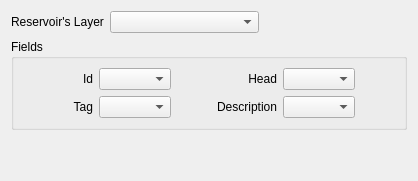
           <widget class="QWidget" name="tabReservoirs">
            <attribute name="title">
             <string>Reservoirs</string>
            </attribute>
            <layout class="QGridLayout" name="gridLayout_20">
             <item row="0" column="0">
              <layout class="QGridLayout" name="gridLayout_18">
               <item row="0" column="0">
                <layout class="QHBoxLayout" name="horizontalLayout_33">
                 <item>
                  <widget class="QLabel" name="label_58">
                   <property name="text">
                    <string>Reservoir's Layer</string>
                   </property>
                  </widget>
                 </item>
                 <item>
                  <widget class="QComboBox" name="cbReservoirLayer">
                   <property name="sizePolicy">
                    <sizepolicy hsizetype="Expanding" vsizetype="Fixed">
                     <horstretch>0</horstretch>
                     <verstretch>0</verstretch>
                    </sizepolicy>
                   </property>
                  </widget>
                 </item>
                 <item>
                  <spacer name="horizontalSpacer_29">
                   <property name="orientation">
                    <enum>Qt::Horizontal</enum>
                   </property>
                   <property name="sizeHint" stdset="0">
                    <size>
                     <width>40</width>
                     <height>20</height>
                    </size>
                   </property>
                  </spacer>
                 </item>
                </layout>
               </item>
               <item row="1" column="0">
                <widget class="QGroupBox" name="gbReservoirs">
                 <property name="sizePolicy">
                  <sizepolicy hsizetype="Expanding" vsizetype="Fixed">
                   <horstretch>0</horstretch>
                   <verstretch>0</verstretch>
                  </sizepolicy>
                 </property>
                 <property name="title">
                  <string>Fields</string>
                 </property>
                 <layout class="QGridLayout" name="gridLayout_19">
                  <item row="0" column="0">
                   <layout class="QGridLayout" name="gridLayout_29">
                    <item row="0" column="3">
                     <widget class="QComboBox" name="cbReservoir_TotHead">
                      <property name="sizePolicy">
                       <sizepolicy hsizetype="Expanding" vsizetype="Fixed">
                        <horstretch>0</horstretch>
                        <verstretch>0</verstretch>
                       </sizepolicy>
                      </property>
                     </widget>
                    </item>
                    <item row="0" column="1">
                     <widget class="QComboBox" name="cbReservoir_Id">
                      <property name="sizePolicy">
                       <sizepolicy hsizetype="Expanding" vsizetype="Fixed">
                        <horstretch>0</horstretch>
                        <verstretch>0</verstretch>
                       </sizepolicy>
                      </property>
                     </widget>
                    </item>
                    <item row="0" column="0">
                     <widget class="QLabel" name="label_59">
                      <property name="minimumSize">
                       <size>
                        <width>70</width>
                        <height>0</height>
                       </size>
                      </property>
                      <property name="text">
                       <string>Id</string>
                      </property>
                      <property name="alignment">
                       <set>Qt::AlignRight|Qt::AlignTrailing|Qt::AlignVCenter</set>
                      </property>
                     </widget>
                    </item>
                    <item row="1" column="1">
                     <widget class="QComboBox" name="cbReservoir_Tag">
                      <property name="sizePolicy">
                       <sizepolicy hsizetype="Expanding" vsizetype="Fixed">
                        <horstretch>0</horstretch>
                        <verstretch>0</verstretch>
                       </sizepolicy>
                      </property>
                     </widget>
                    </item>
                    <item row="0" column="2">
                     <widget class="QLabel" name="label_60">
                      <property name="minimumSize">
                       <size>
                        <width>100</width>
                        <height>0</height>
                       </size>
                      </property>
                      <property name="text">
                       <string>Head</string>
                      </property>
                      <property name="alignment">
                       <set>Qt::AlignRight|Qt::AlignTrailing|Qt::AlignVCenter</set>
                      </property>
                     </widget>
                    </item>
                    <item row="1" column="2">
                     <widget class="QLabel" name="label_72">
                      <property name="minimumSize">
                       <size>
                        <width>100</width>
                        <height>0</height>
                       </size>
                      </property>
                      <property name="text">
                       <string>Description</string>
                      </property>
                      <property name="alignment">
                       <set>Qt::AlignRight|Qt::AlignTrailing|Qt::AlignVCenter</set>
                      </property>
                     </widget>
                    </item>
                    <item row="1" column="4">
                     <spacer name="horizontalSpacer_36">
                      <property name="orientation">
                       <enum>Qt::Horizontal</enum>
                      </property>
                      <property name="sizeHint" stdset="0">
                       <size>
                        <width>40</width>
                        <height>20</height>
                       </size>
                      </property>
                     </spacer>
                    </item>
                    <item row="1" column="3">
                     <widget class="QComboBox" name="cbReservoir_Descr">
                      <property name="sizePolicy">
                       <sizepolicy hsizetype="Expanding" vsizetype="Fixed">
                        <horstretch>0</horstretch>
                        <verstretch>0</verstretch>
                       </sizepolicy>
                      </property>
                     </widget>
                    </item>
                    <item row="0" column="4">
                     <spacer name="horizontalSpacer_30">
                      <property name="orientation">
                       <enum>Qt::Horizontal</enum>
                      </property>
                      <property name="sizeHint" stdset="0">
                       <size>
                        <width>40</width>
                        <height>20</height>
                       </size>
                      </property>
                     </spacer>
                    </item>
                    <item row="1" column="0">
                     <widget class="QLabel" name="label_71">
                      <property name="minimumSize">
                       <size>
                        <width>70</width>
                        <height>0</height>
                       </size>
                      </property>
                      <property name="text">
                       <string>Tag</string>
                      </property>
                      <property name="alignment">
                       <set>Qt::AlignRight|Qt::AlignTrailing|Qt::AlignVCenter</set>
                      </property>
                     </widget>
                    </item>
                   </layout>
                  </item>
                 </layout>
                </widget>
               </item>
               <item row="2" column="0">
                <spacer name="verticalSpacer_6">
                 <property name="orientation">
                  <enum>Qt::Vertical</enum>
                 </property>
                 <property name="sizeHint" stdset="0">
                  <size>
                   <width>20</width>
                   <height>40</height>
                  </size>
                 </property>
                </spacer>
               </item>
              </layout>
             </item>
            </layout>
           </widget>
